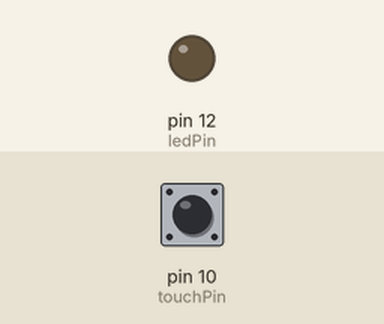
Simulated run of this sketch. Board: Arduino Uno, built with avr-gcc and run on an emulated ATmega328P. On the bench: output pins drawn as LEDs (lit = HIGH). The inputs (shaded band) are chosen by the test bench; at power-on: pin 10 (touchPin) HIGH.

Above: at 1.2 s.
1.3 s: pin 10 (touchPin) pulled LOW for 0.15 s
At 1.37 s:
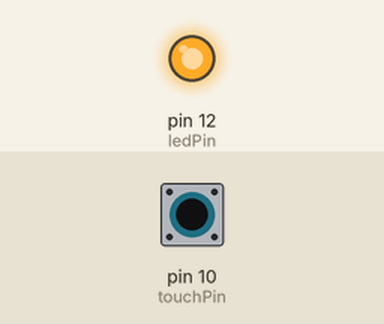
2.9 s: pin 10 (touchPin) pulled LOW for 3.2 s
At 7.3 s:
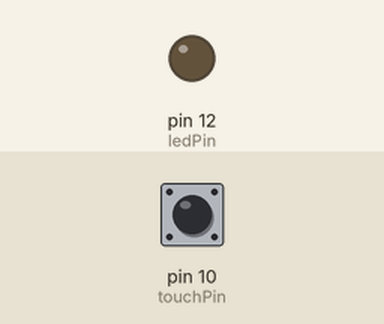
Timing chart, 0 to 8.8 s (numbered marks = the images above; inputs shaded):
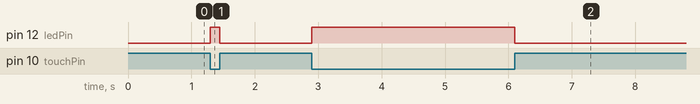

The sketch:

touch_switch.ino
```cpp
/***************************************
 * Touch switch test
 * Finger touches the touch area, high output, LED lights
 ****************************************/

#define ledPin 12
#define touchPin 10
int Value = 0;

void setup() {

  pinMode(ledPin,OUTPUT);
  pinMode(touchPin,INPUT);
}

void loop()
{

  Value = digitalRead(touchPin);

  if(Value == LOW)    digitalWrite(ledPin,HIGH);

  else     digitalWrite(ledPin,LOW);

}
```

Measured:
- after the input at 1.3 s, pin 12 (ledPin): LOW → HIGH at once, → LOW 0.15 s later
- after the input at 2.9 s, pin 12 (ledPin): LOW → HIGH at once, → LOW 3.2 s later
